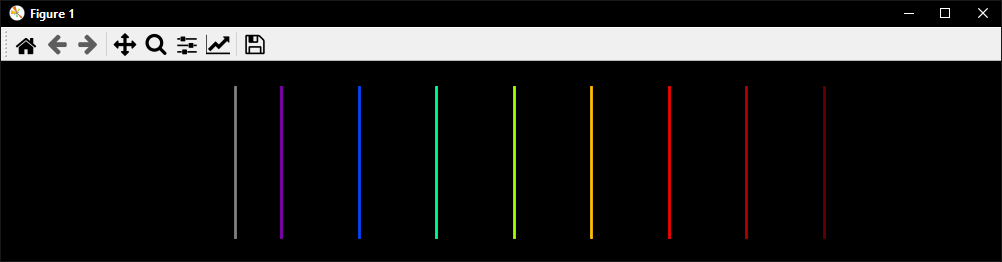

This figure's Python source:
import matplotlib.pyplot as plt
import numpy as np

# Диапазоны видимого света (в нанометрах)
VISIBLE_RANGE = (380, 750)


# Функция для преобразования длины волны в цвет
def wavelength_to_rgb(wavelength):
    gamma = 0.8
    intensity_max = 255
    factor = 0.0
    R = G = B = 0

    if 380 <= wavelength <= 440:
        R = -(wavelength - 440) / (440 - 380)
        G = 0.0
        B = 1.0
    elif 440 <= wavelength <= 490:
        R = 0.0
        G = (wavelength - 440) / (490 - 440)
        B = 1.0
    elif 490 <= wavelength <= 510:
        R = 0.0
        G = 1.0
        B = -(wavelength - 510) / (510 - 490)
    elif 510 <= wavelength <= 580:
        R = (wavelength - 510) / (580 - 510)
        G = 1.0
        B = 0.0
    elif 580 <= wavelength <= 645:
        R = 1.0
        G = -(wavelength - 645) / (645 - 580)
        B = 0.0
    elif 645 <= wavelength <= 750:
        R = 1.0
        G = 0.0
        B = 0.0

    if 380 <= wavelength <= 420:
        factor = 0.3 + 0.7 * (wavelength - 380) / (420 - 380)
    elif 420 <= wavelength <= 645:
        factor = 1.0
    elif 645 <= wavelength <= 750:
        factor = 0.3 + 0.7 * (750 - wavelength) / (750 - 645)

    R = round(intensity_max * (R * factor) ** gamma)
    G = round(intensity_max * (G * factor) ** gamma)
    B = round(intensity_max * (B * factor) ** gamma)

    return (R, G, B)


# Функция для генерации спектра
def generate_spectrum(wavelengths, background="black"):
    fig, ax = plt.subplots(figsize=(10, 2))
    if background == "black":
        fig.patch.set_facecolor("black")
        ax.set_facecolor("black")
    else:
        fig.patch.set_facecolor("white")
        ax.set_facecolor("white")

    for wavelength in wavelengths:
        if VISIBLE_RANGE[0] <= wavelength <= VISIBLE_RANGE[1]:
            color = np.array(wavelength_to_rgb(wavelength)) / 255.0
        else:
            color = "gray"
        ax.axvline(x=wavelength, color=color, linewidth=2)

    ax.set_xlim(300, 800)
    ax.set_ylim(0, 1)
    ax.get_yaxis().set_visible(False)
    ax.get_xaxis().set_visible(False)

    plt.show()


# Пример использования
wavelengths = [370, 400, 450, 500, 550, 600, 650, 700, 750]
generate_spectrum(wavelengths)
